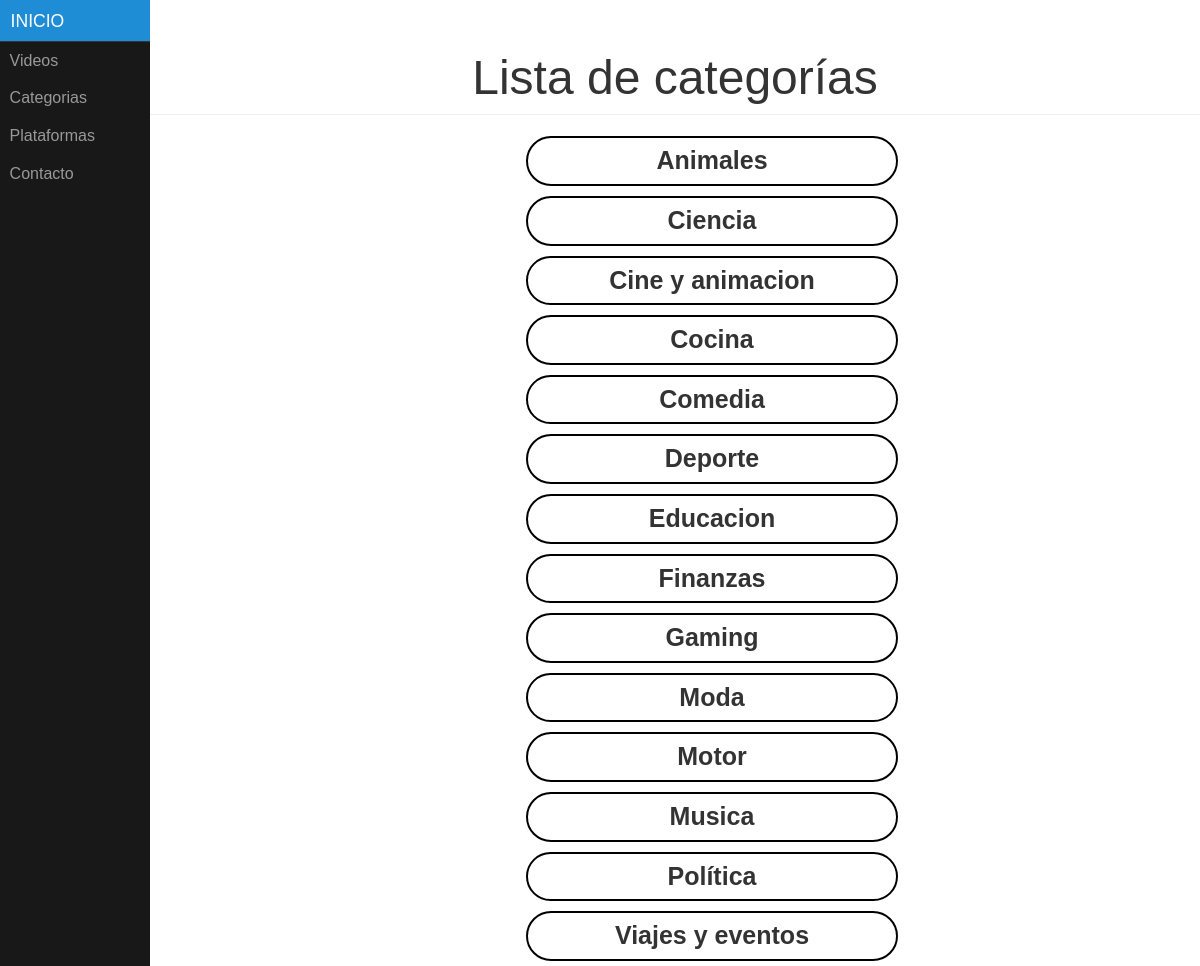
Page /categorias/ on the committed database.
### appTopVideo/models.py (models this page shows, shortened)
class Categoria(models.Model):
	nombre = models.CharField(max_length=50)
	descripcion = models.CharField(max_length=100)
	edadMinima = models.IntegerField();

### appTopVideo/views.py (the view)
# urls.py: path('categorias/', views.categorias, name="categorias"),
def categorias(request):
  categorias= get_list_or_404(Categoria.objects.order_by('nombre'))
  context = {'lista_categorias': categorias }
  return render(request, 'categorias.html', context)

### appTopVideo/templates/categorias.html (shortened to what this page needs)
{% extends "base.html" %}
{% block cabecera %}
<h1>Lista de categorías</h1>
{% endblock %}
{% block contenido %}
{% if lista_categorias %}
<ul id="lista">
{% for c in lista_categorias %}
<li><a href="{% url 'categoria' c.id %}">{{c.nombre}}</a></li>
{% endfor %}
</ul>
{% else %}
    <p>Actualmente no hay categorías disponible.</p>
{% endif %}
{% endblock %}

### appTopVideo/static/assets/css/pure-min.css (style rules this page uses)
html { line-height:1.15;-webkit-text-size-adjust:100% }
body { margin:0 }
h1 { font-size:2em;margin:.67em 0 }
a { background-color:transparent }
html { font-family:sans-serif }

### appTopVideo/static/assets/css/styles.css (style rules this page uses)
#lista li { list-style: none; margin: auto; text-align: center; width: 50%; }
#lista li a { float: left; padding: 10px; width: 100%; border: 2px solid black; border-radius: 30px; text-decoration: none; font-weight: bold; color: #333; margin: 5px; font-size: 25px; }
body { color: #777; }
.header h1 { margin: 0.2em 0; font-size: 3em; font-weight: 300; }

### rows in the picture
Categoria: nombre "Animales"
Categoria: nombre "Ciencia"
Categoria: nombre "Cine y animacion"
Categoria: nombre "Cocina"
Categoria: nombre "Comedia"
Categoria: nombre "Deporte"
Categoria: nombre "Educacion"
Categoria: nombre "Finanzas"
Categoria: nombre "Gaming"
Categoria: nombre "Moda"
Categoria: nombre "Motor"
Categoria: nombre "Musica"
Categoria: nombre "Política"
Categoria: nombre "Viajes y eventos"
